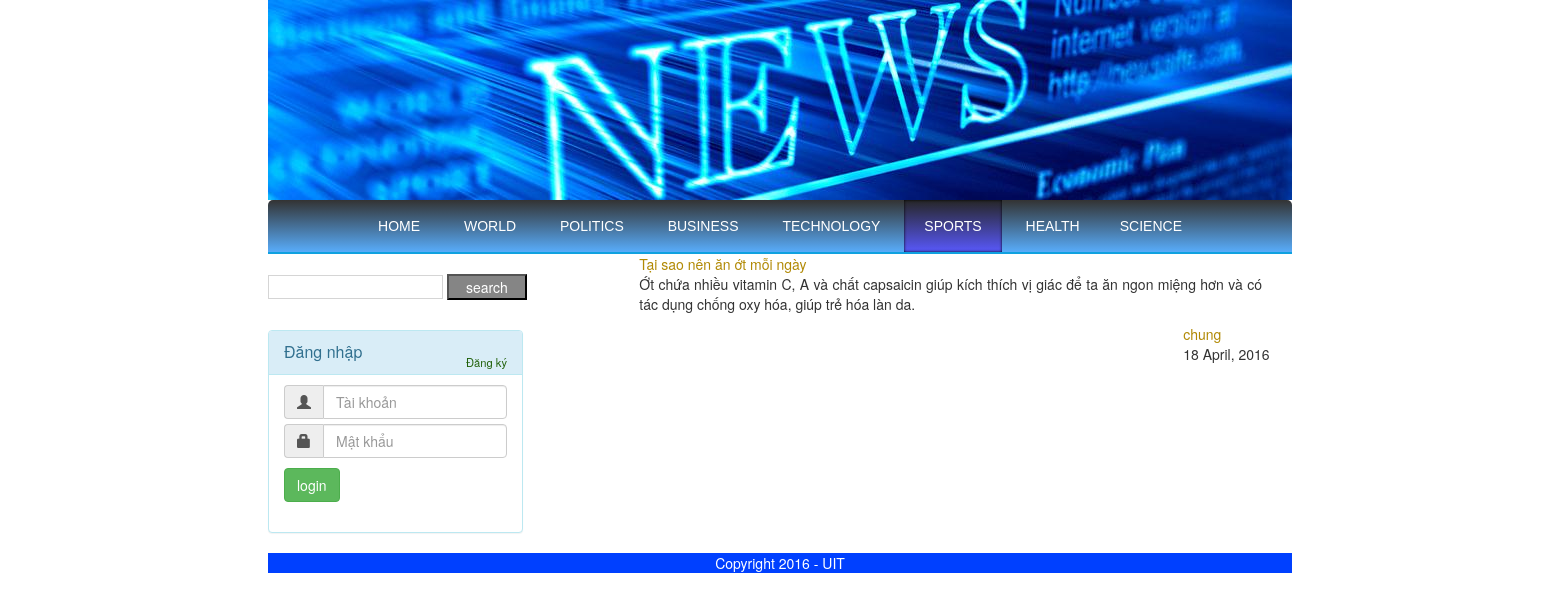
/index.php?c=controlnews&m=healthdetail&idnews=14, run on the app's committed database.
### tables this page shows
CREATE TABLE IF NOT EXISTS `news` (
  `idnews` int(11) NOT NULL AUTO_INCREMENT,
  `title` varchar(200) DEFAULT NULL,
  `content` text,
  `image` varchar(100) NOT NULL,
  `categorynews` varchar(5) DEFAULT NULL,
  `id` int(11) DEFAULT NULL,
  `datepost` date DEFAULT NULL,
  `summary` text,
  PRIMARY KEY (`idnews`),
  KEY `categorynews` (`categorynews`),
  KEY `id` (`id`)
);

CREATE TABLE IF NOT EXISTS `account` (
  `id` int(11) NOT NULL AUTO_INCREMENT,
  `username` varchar(50) NOT NULL,
  `pass` varchar(32) DEFAULT NULL,
  `email` varchar(100) DEFAULT NULL,
  `role` smallint(6) DEFAULT NULL,
  PRIMARY KEY (`id`),
  UNIQUE KEY `username` (`username`)
);

### includes/common.php (called while the page is built, shortened)
<?php
function render($file, $data) {
		extract($data);
		include ROOT . DS . 'application/views' . DS . $file;
	}

### application/controllers/controlnews.php (called while the page is built, shortened)
<?php
class Controlnews
{
	public function __construct()
	{
		$this->model = new Modelnews();
	}
		public function healthdetail()
		{
			$data['records']=$this->model->Mhealthdetail();
			render("frontend/healthdetail.php",$data);
		}
}

### includes/connectdb.php (called while the page is built, shortened)
<?php
class Connectdb
{
		function db_get_all($sql)
		{
			$result = mysql_query($sql);
			$data = array();
			if ($result)
			{
				while ($row = mysql_fetch_assoc($result))
				{
					$data[] = $row;
				}
			}
		return $data;
		}
}

### application/models/modelnews.php (called while the page is built, shortened)
<?php
class Modelnews
{
	public function __construct()
	{
		$this->db= new Connectdb();
		$this->db->connect();
	}
		public function Mhealthdetail()
		{
			$id = $_GET['idnews'];
			$sql="select title,image,content,username,DATE_FORMAT(datepost,'%e %M, %Y') as datepost from news,category,account where news.categorynews = category.categorynews and news.categorynews='H'
			and news.id = account.id and idnews='$id'";
			return $this->db->db_get_all($sql);
		}
}

### application/views/frontend/healthdetail.php (the view, shortened to what this page needs)
                    <div class="col-md-8">
						<div class="contentdetail">
	<?php
if(isset($records) && count($records))
{
foreach($records as $reco)
{?>
	<div class="col-md-12 title">
	<?php echo $reco['title']; ?>
	</div>
	<div class="col-md-12">
	<?php echo $reco['content']; ?>
	</div>
	<div class="col-md-12 col-md-offset-10 user">
	<?php echo $reco['username']; ?>
	</div>
	<div class="col-md-12 col-md-offset-10 ">
	<?php echo $reco['datepost']; ?>
	</div>
	<?php
}
}
?>
					</div>
						</div>
                </div>
                <div id="footer" class="row">
                    <div class="col-md-12">
                        Copyright 2016 - UIT
                    </div>
                </div>
            </div>
        </body>
    </html>
</body>
</html>

### public/boostrap332/css/mystyle.css (style rules this page uses)
body { width:1024px; margin-right: auto; margin-left: auto; background-color:#ffffff; background-size:contain; }
#footer { background-color: #0040FF; text-align:center; color:#ffffff; }
p { text-align: justify; }
.title,.user { color:#B18904; }

### data on the page
news: title "Tại sao nên ăn ớt mỗi ngày", content "Ớt chứa nhiều vitamin C, A và chất capsaicin giúp kích thích vị giác để ta ăn ngon miệng hơn và có tác dụng chống oxy hóa, giúp trẻ hóa làn da.", id.username "chung", datepost "18 April, 2016"
